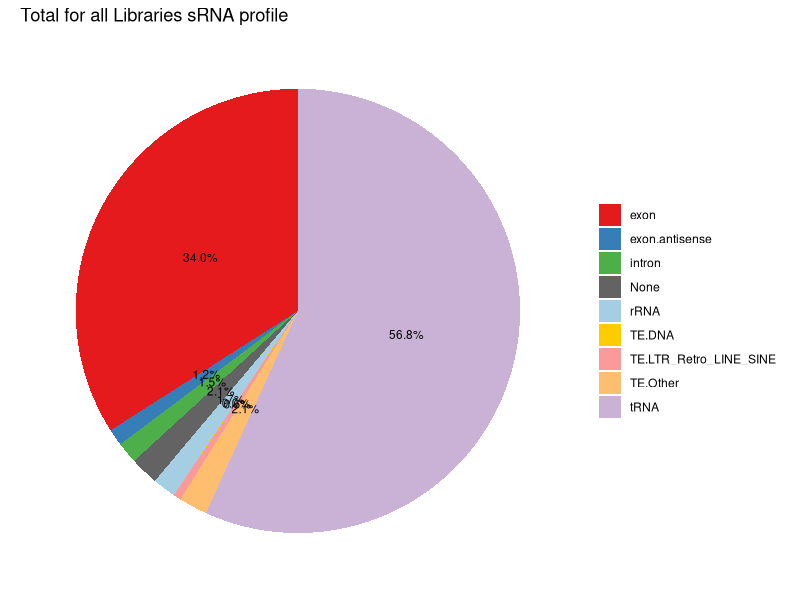
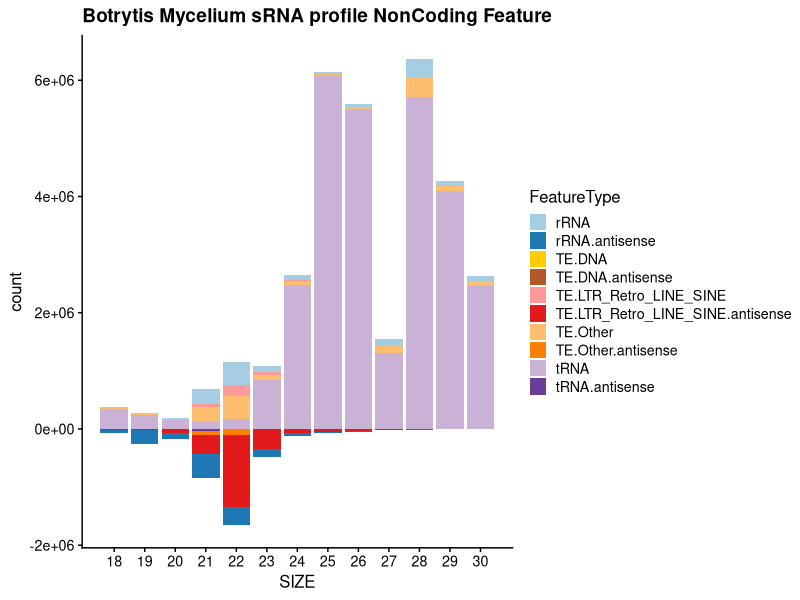
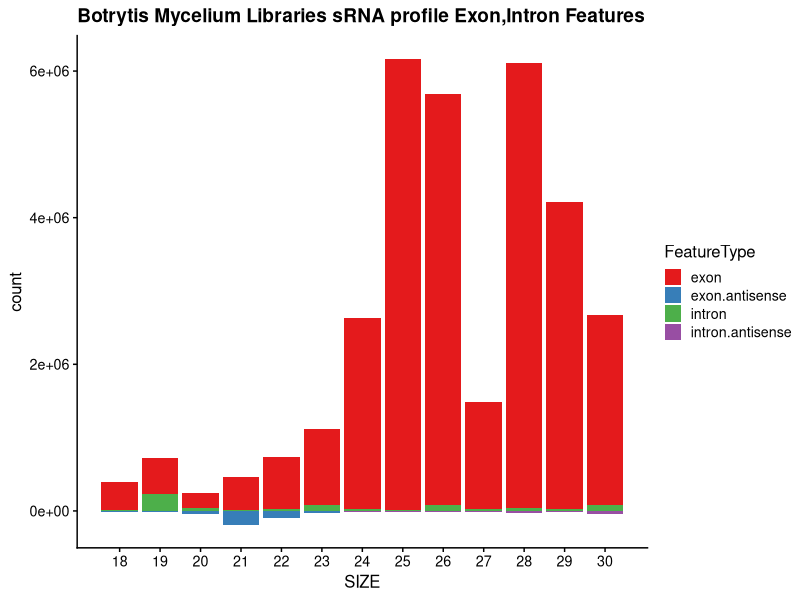
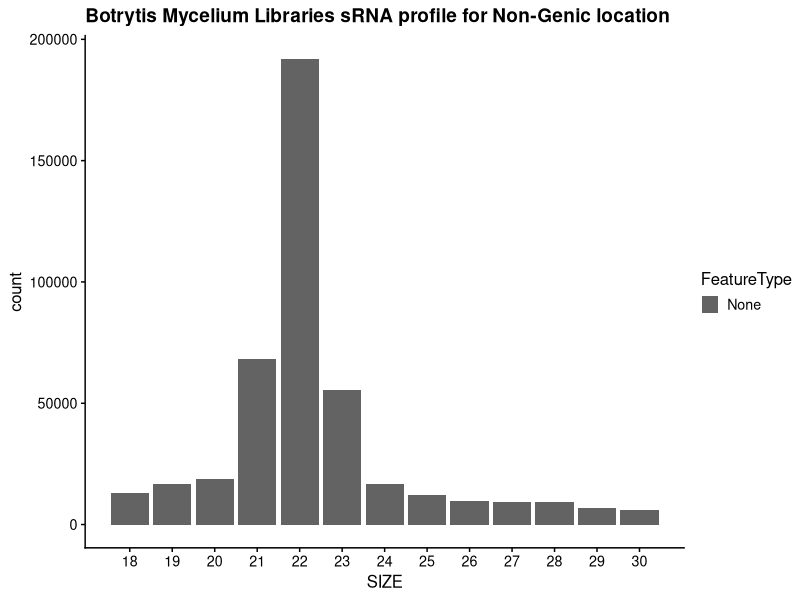
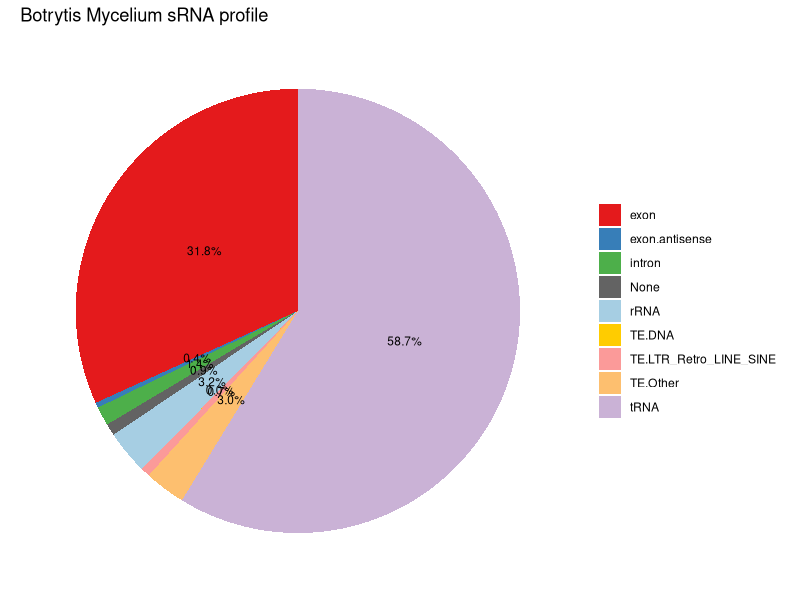
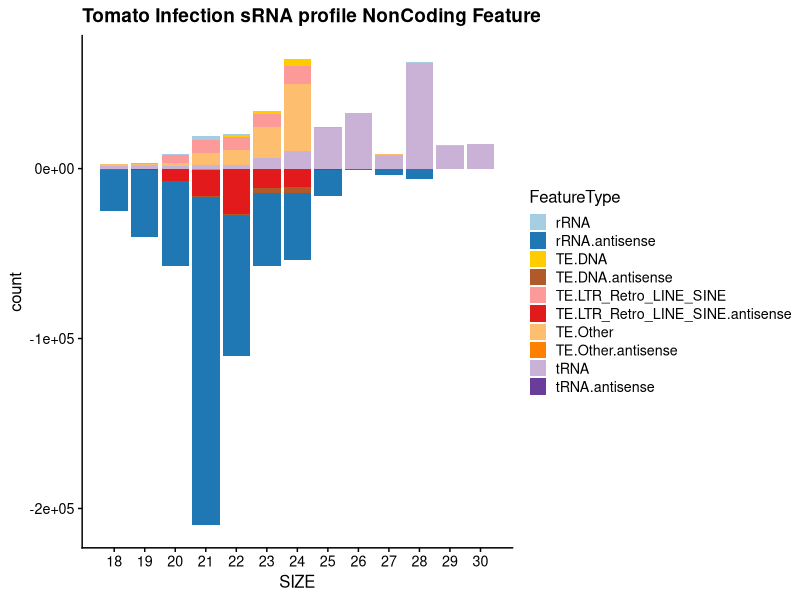
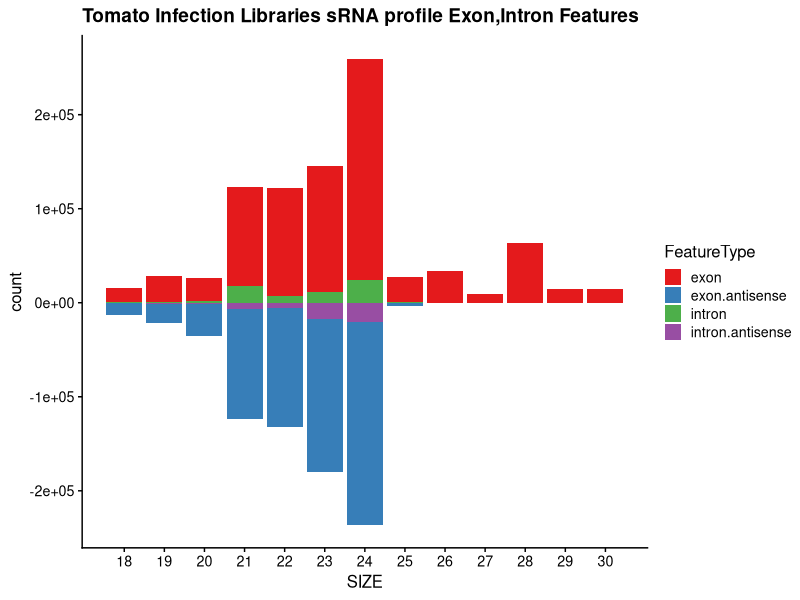
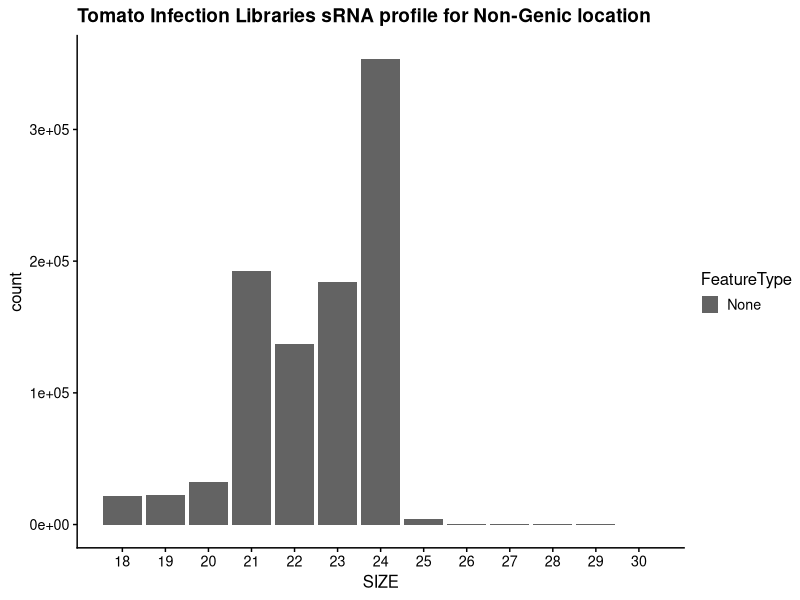

Generate these figures, in order, with R:
#!/usr/bin/env Rscript
library(ggplot2)
library(tidyverse)
library(dplyr)
library(RColorBrewer)
library(cowplot)

# some definitions
pairedcolors = brewer.pal(12, "Paired")
green1 = pairedcolors[3]
green2 = pairedcolors[4]
pairedcolors[3] = "#FFCC00"
pairedcolors[4] = "#B15928"
pairedcolors[11] = green1
pairedcolors[12] = green2
pairedcolors[13] = '#FFFF11'
pairedcolors[14] = '#AA0011'

exonColors = brewer.pal(4, "Set1")
IntergenicColors = rev(brewer.pal(3,"Greys"))

piecolors = pairedcolors
piecolors[1] = exonColors[1]
piecolors[2] = exonColors[2]
piecolors[3] = exonColors[3]
piecolors[4] = IntergenicColors[1]
piecolors[5] = pairedcolors[1]
piecolors[6] = pairedcolors[3]
piecolors[7] = pairedcolors[5]
piecolors[8] = pairedcolors[7]
piecolors[9] = pairedcolors[9]
piecolors[10] = pairedcolors[11]


negate <- function(x) ( -1.0 * x)
add_antisense <- function(x) ( paste0(x,".antisense"))
# setup default plot out
pdf("plots/Combo_all_plots.pdf")

# read in the "all data"
sRNA.Allsense = read_tsv("results/Botrytis_sense_size_profile.tsv") %>% filter(SIZE >= 18)
sRNA.Allantisense = read_tsv("results/Botrytis_antisense_size_profile.tsv") %>% filter(SIZE >= 18)

sRNA.sense <- sRNA.Allsense %>% select(-c('TOTAL')) %>% pivot_longer(!SIZE, names_to = "FeatureType", values_to = "count")
sRNA.noExon <- sRNA.sense %>% filter(FeatureType != 'exon' & FeatureType != "None" & FeatureType != "intron")


sRNA.antisense <- sRNA.Allantisense %>% select(-c('TOTAL')) %>% pivot_longer(!SIZE, names_to = "FeatureType", values_to = "count") %>%
    mutate_at(vars(-c("SIZE","FeatureType")),negate) %>% mutate_at(c("FeatureType"),add_antisense)
sRNA.antinoExon <- sRNA.antisense %>% filter(FeatureType != 'exon.antisense' & FeatureType != "None.antisense" & FeatureType != "intron.antisense")

sRNA.combined <- bind_rows(sRNA.antinoExon,sRNA.noExon) %>% arrange(desc(FeatureType))



pN<-ggplot(sRNA.combined,aes(SIZE,count,fill=FeatureType)) +
    geom_bar(stat='identity',position="stack") + scale_x_discrete(limit = unique(sRNA.combined$SIZE)) +
    theme_cowplot(12) + scale_fill_manual(values = pairedcolors) + ggtitle("Combined all Libraries sRNA profile NonCoding Features")
pN

sRNA.Exon <- bind_rows(sRNA.sense %>% filter(FeatureType == 'exon' | FeatureType == "intron"),
                       sRNA.antisense %>% filter(FeatureType == 'exon.antisense' | FeatureType == "intron.antisense"))

pE<-ggplot(sRNA.Exon,aes(SIZE,count,fill=FeatureType)) +
    geom_bar(stat='identity',position="stack") +
    scale_fill_manual(values = exonColors) +  theme_cowplot(12)  + scale_x_discrete(limit = unique(sRNA.combined$SIZE)) +
    ggtitle("Combined all Libraries sRNA profile Exon,Intron Features")
pE

sRNA.Other <- sRNA.sense %>% filter(FeatureType == 'None')
pO<-ggplot(sRNA.Other,aes(SIZE,count,fill=FeatureType)) +
    geom_bar(stat='identity',position="stack") +
    scale_fill_manual(values = IntergenicColors) +  theme_cowplot(12)  + scale_x_discrete(limit = unique(sRNA.combined$SIZE)) +
    ggtitle("Combined all Libraries sRNA profile for Non-Genic location")
pO


pg <- plot_grid(pN, pE, pO, labels = c('A', 'B', "C"), label_size = 12,ncol = 1,align = "v")
ggsave("plots/All_Libraries_size_profile.pdf",pg,height=18,width=12)

# pie chart time
# make antisense counts, collapse sRNA read length

sRNA.antisenseWoExon <- sRNA.Allsense %>% select(-c('TOTAL')) %>% pivot_longer(!SIZE, names_to = "FeatureType", values_to = "count") %>%
    filter(FeatureType != "exon") %>% group_by(FeatureType) %>% summarize(countAllSize = sum(count))

exonAntisense <- sRNA.antisense %>% filter(FeatureType == "exon.antisense") %>% group_by(FeatureType) %>%
    mutate_at(vars(c(count)),negate) %>% summarize(countAllSize = sum(count))
# combine all sense feature with antisense features, but leave exons.antisense out as separate category
sRNA.combinedAll <- bind_rows(sRNA.sense %>% group_by(FeatureType) %>% summarize(countAllSize = sum(count)),
                              exonAntisense,sRNA.antisenseWoExon) %>% group_by(FeatureType) %>% summarize(countAll = sum(countAllSize))

Total = sum(sRNA.combinedAll %>% select(countAll))

sRNA.combinedAll <- sRNA.combinedAll %>% mutate(Perc=100*(countAll/Total)) # add percentage in
pie <- ggplot(sRNA.combinedAll, aes(x="", y=countAll, fill=FeatureType)) +
    geom_bar(stat="identity", width=1) + geom_text(aes(label = paste0(sprintf("%.1f",Perc), "%")), position = position_stack(vjust=0.5), size=3) +
    coord_polar("y", start=0) +  scale_fill_manual(values = piecolors) + ggtitle("Total for all Libraries sRNA profile") +
    theme_classic() +  labs(x = NULL, y = NULL, fill = NULL) +   theme(axis.line = element_blank(),
                                                                       axis.text = element_blank(),
                                                                       axis.ticks = element_blank())

pie
ggsave("plots/All_Libraries_Piechart.pdf",pie)

######

# B
sRNA.Bsense = read_tsv("results/Botrytis_sense_ExprB_size_profile.tsv") %>% filter(SIZE >= 18)
sRNA.Bantisense = read_tsv("results/Botrytis_antisense_ExprB_size_profile.tsv") %>% filter(SIZE >= 18)

sRNA.sense <- sRNA.Bsense %>% select(-c('TOTAL')) %>% pivot_longer(!SIZE, names_to = "FeatureType", values_to = "count")
sRNA.noExon <- sRNA.sense %>% filter(FeatureType != 'exon' & FeatureType != "None" & FeatureType != "intron")

sRNA.antisense <- sRNA.Bantisense %>% select(-c('TOTAL')) %>% pivot_longer(!SIZE, names_to = "FeatureType", values_to = "count") %>%
    mutate_at(vars(-c("SIZE","FeatureType")),negate) %>% mutate_at(c("FeatureType"),add_antisense)
sRNA.antinoExon <- sRNA.antisense %>% filter(FeatureType != 'exon.antisense' & FeatureType != "None.antisense" & FeatureType != "intron.antisense")

sRNA.combined <- bind_rows(sRNA.antinoExon,sRNA.noExon) %>% arrange(desc(FeatureType))

pN<-ggplot(sRNA.combined,aes(SIZE,count,fill=FeatureType)) +
    geom_bar(stat='identity',position="stack") + scale_x_discrete(limit = unique(sRNA.combined$SIZE)) +
    theme_cowplot(12) + scale_fill_manual(values = pairedcolors) + ggtitle("Botrytis Mycelium sRNA profile NonCoding Feature")
pN

sRNA.Exon <- bind_rows(sRNA.sense %>% filter(FeatureType == 'exon' | FeatureType == "intron"),
                       sRNA.antisense %>% filter(FeatureType == 'exon.antisense' | FeatureType == "intron.antisense"))

pE<-ggplot(sRNA.Exon,aes(SIZE,count,fill=FeatureType)) +
    geom_bar(stat='identity',position="stack") +
    scale_fill_manual(values = exonColors) +  theme_cowplot(12)  + scale_x_discrete(limit = unique(sRNA.combined$SIZE)) +
    ggtitle("Botrytis Mycelium Libraries sRNA profile Exon,Intron Features")
pE

sRNA.Other <- sRNA.sense %>% filter(FeatureType == 'None')
pO<-ggplot(sRNA.Other,aes(SIZE,count,fill=FeatureType)) +
    geom_bar(stat='identity',position="stack") +
    scale_fill_manual(values = IntergenicColors)  +  theme_cowplot(12)  + scale_x_discrete(limit = unique(sRNA.combined$SIZE)) +
    ggtitle("Botrytis Mycelium Libraries sRNA profile for Non-Genic location")
pO

pg <- plot_grid(pN, pE, pO, labels = c('A', 'B', "C"), label_size = 12,ncol = 1,align = "v")
ggsave("plots/Mycelium_size_profile.pdf",pg,height=18,width=12)

# pie chart time
# make antisense counts, collapse sRNA read length

sRNA.antisenseWoExon <- sRNA.Bsense %>% select(-c('TOTAL')) %>% pivot_longer(!SIZE, names_to = "FeatureType", values_to = "count") %>%
    filter(FeatureType != "exon") %>% group_by(FeatureType) %>% summarize(countAllSize = sum(count))

exonAntisense <- sRNA.antisense %>% filter(FeatureType == "exon.antisense") %>% group_by(FeatureType) %>%
    mutate_at(vars(c(count)),negate) %>% summarize(countAllSize = sum(count))
# combine all sense feature with antisense features, but leave exons.antisense out as separate category
sRNA.combinedAll <- bind_rows(sRNA.sense %>% group_by(FeatureType) %>% summarize(countAllSize = sum(count)),
                              exonAntisense,sRNA.antisenseWoExon) %>% group_by(FeatureType) %>% summarize(countAll = sum(countAllSize))

Total = sum(sRNA.combinedAll %>% select(countAll))

sRNA.combinedAll <- sRNA.combinedAll %>% mutate(Perc=100*(countAll/Total)) # add percentage in
pie <- ggplot(sRNA.combinedAll, aes(x="", y=countAll, fill=FeatureType)) +
    geom_bar(stat="identity", width=1) + geom_text(aes(label = paste0(sprintf("%.1f",Perc), "%")), position = position_stack(vjust=0.5), size=3) +
    coord_polar("y", start=0) +  scale_fill_manual(values = piecolors) + ggtitle("Botrytis Mycelium sRNA profile") +
    theme_classic() +  labs(x = NULL, y = NULL, fill = NULL) +   theme(axis.line = element_blank(),
                                                                       axis.text = element_blank(),
                                                                       axis.ticks = element_blank())

pie
ggsave("plots/Mycelium_Piechart.pdf",pie,height=8,width=8)


## Infection
sRNA.Isense = read_tsv("results/Botrytis_sense_ExprI_size_profile.tsv") %>% filter(SIZE >= 18)
sRNA.Iantisense = read_tsv("results/Botrytis_antisense_ExprI_size_profile.tsv") %>% filter(SIZE >= 18)

sRNA.sense <- sRNA.Isense %>% select(-c('TOTAL')) %>% pivot_longer(!SIZE, names_to = "FeatureType", values_to = "count")
sRNA.noExon <- sRNA.sense %>% filter(FeatureType != 'exon' & FeatureType != "None" & FeatureType != "intron")

sRNA.antisense <- sRNA.Iantisense %>% select(-c('TOTAL')) %>% pivot_longer(!SIZE, names_to = "FeatureType", values_to = "count") %>%
    mutate_at(vars(-c("SIZE","FeatureType")),negate) %>% mutate_at(c("FeatureType"),add_antisense)
sRNA.antinoExon <- sRNA.antisense %>% filter(FeatureType != 'exon.antisense' & FeatureType != "None.antisense" & FeatureType != "intron.antisense")

sRNA.combined <- bind_rows(sRNA.antinoExon,sRNA.noExon) %>% arrange(desc(FeatureType))

pN<-ggplot(sRNA.combined,aes(SIZE,count,fill=FeatureType)) +
    geom_bar(stat='identity',position="stack") + scale_x_discrete(limit = unique(sRNA.combined$SIZE)) +
    theme_cowplot(12) + scale_fill_manual(values = pairedcolors) + ggtitle("Tomato Infection sRNA profile NonCoding Feature")
pN

sRNA.Exon <- bind_rows(sRNA.sense %>% filter(FeatureType == 'exon' | FeatureType == "intron"),
                       sRNA.antisense %>% filter(FeatureType == 'exon.antisense' | FeatureType == "intron.antisense"))

pE<-ggplot(sRNA.Exon,aes(SIZE,count,fill=FeatureType)) +
    geom_bar(stat='identity',position="stack") +
    scale_fill_manual(values = exonColors) +  theme_cowplot(12)  + scale_x_discrete(limit = unique(sRNA.combined$SIZE)) +
    ggtitle("Tomato Infection Libraries sRNA profile Exon,Intron Features")
pE

sRNA.Other <- sRNA.sense %>% filter(FeatureType == 'None')
pO<-ggplot(sRNA.Other,aes(SIZE,count,fill=FeatureType)) +
    geom_bar(stat='identity',position="stack") +
    scale_fill_manual(values = IntergenicColors) +  theme_cowplot(12)  + scale_x_discrete(limit = unique(sRNA.combined$SIZE)) +
    ggtitle("Tomato Infection Libraries sRNA profile for Non-Genic location")
pO

pg <- plot_grid(pN, pE, pO, labels = c('A', 'B', "C"), label_size = 12,ncol = 1,align = "v")
ggsave("plots/TomatoInfection_size_profile.pdf",pg,height=18,width=12)

# pie chart time
# make antisense counts, collapse sRNA read length

sRNA.antisenseWoExon <- sRNA.Isense %>% select(-c('TOTAL')) %>% pivot_longer(!SIZE, names_to = "FeatureType", values_to = "count") %>%
    filter(FeatureType != "exon") %>% group_by(FeatureType) %>% summarize(countAllSize = sum(count))

exonAntisense <- sRNA.antisense %>% filter(FeatureType == "exon.antisense") %>% group_by(FeatureType) %>%
    mutate_at(vars(c(count)),negate) %>% summarize(countAllSize = sum(count))
# combine all sense feature with antisense features, but leave exons.antisense out as separate category
sRNA.combinedAll <- bind_rows(sRNA.sense %>% group_by(FeatureType) %>% summarize(countAllSize = sum(count)),
                              exonAntisense,sRNA.antisenseWoExon) %>% group_by(FeatureType) %>% summarize(countAll = sum(countAllSize))

Total = sum(sRNA.combinedAll %>% select(countAll))

sRNA.combinedAll <- sRNA.combinedAll %>% mutate(Perc=100*(countAll/Total)) # add percentage in
pie <- ggplot(sRNA.combinedAll, aes(x="", y=countAll, fill=FeatureType)) +
    geom_bar(stat="identity", width=1) + geom_text(aes(label = paste0(sprintf("%.1f",Perc), "%")), position = position_stack(vjust=0.5), size=3) +
    coord_polar("y", start=0) +  scale_fill_manual(values = piecolors) + ggtitle("Botrytis Tomato Infection sRNA profile") +
    theme_classic() +  labs(x = NULL, y = NULL, fill = NULL) +   theme(axis.line = element_blank(),
                                                                       axis.text = element_blank(),
                                                                       axis.ticks = element_blank())

pie
ggsave("plots/TomatoInfection_Piechart.pdf",pie,width=8,height=8)


####
# Mock
sRNA.Msense = read_tsv("results/Botrytis_sense_ExprM_size_profile.tsv") %>% filter(SIZE >= 18)
sRNA.Mantisense = read_tsv("results/Botrytis_antisense_ExprM_size_profile.tsv") %>% filter(SIZE >= 18)

sRNA.sense <- sRNA.Msense %>% select(-c('TOTAL')) %>% pivot_longer(!SIZE, names_to = "FeatureType", values_to = "count")
sRNA.noExon <- sRNA.sense %>% filter(FeatureType != 'exon' & FeatureType != "None" & FeatureType != "intron")

sRNA.antisense <- sRNA.Mantisense %>% select(-c('TOTAL')) %>% pivot_longer(!SIZE, names_to = "FeatureType", values_to = "count") %>%
    mutate_at(vars(-c("SIZE","FeatureType")),negate) %>% mutate_at(c("FeatureType"),add_antisense)
sRNA.antinoExon <- sRNA.antisense %>% filter(FeatureType != 'exon.antisense' & FeatureType != "None.antisense" & FeatureType != "intron.antisense")

sRNA.combined <- bind_rows(sRNA.antinoExon,sRNA.noExon) %>% arrange(desc(FeatureType))

pN<-ggplot(sRNA.combined,aes(SIZE,count,fill=FeatureType)) +
    geom_bar(stat='identity',position="stack") + scale_x_discrete(limit = unique(sRNA.combined$SIZE)) +
    theme_cowplot(12) + scale_fill_manual(values = pairedcolors) + ggtitle("Tomato Mock Infection sRNA profile NonCoding Feature")
pN

pE<-ggplot(sRNA.Exon,aes(SIZE,count,fill=FeatureType)) +
    geom_bar(stat='identity',position="stack") +
    scale_fill_manual(values = exonColors) +  theme_cowplot(12)  + scale_x_discrete(limit = unique(sRNA.combined$SIZE)) +
    ggtitle("Tomato Mock Infection Libraries sRNA profile Exon,Intron Features")
pE

sRNA.Other <- sRNA.sense %>% filter(FeatureType == 'None')
pO<-ggplot(sRNA.Other,aes(SIZE,count,fill=FeatureType)) +
    geom_bar(stat='identity',position="stack") +
    scale_fill_manual(values = IntergenicColors) +  theme_cowplot(12)  + scale_x_discrete(limit = unique(sRNA.combined$SIZE)) +
    ggtitle("Tomato Mock Infection Libraries sRNA profile for Non-Genic location")
pO

pg <- plot_grid(pN, pE, pO, labels = c('A', 'B', "C"), label_size = 12,ncol = 1,align = "v")
ggsave("plots/MockInfection_size_profile.pdf",pg,height=18,width=12)

# pie chart time
# make antisense counts, collapse sRNA read length

sRNA.antisenseWoExon <- sRNA.Isense %>% select(-c('TOTAL')) %>% pivot_longer(!SIZE, names_to = "FeatureType", values_to = "count") %>%
    filter(FeatureType != "exon") %>% group_by(FeatureType) %>% summarize(countAllSize = sum(count))

exonAntisense <- sRNA.antisense %>% filter(FeatureType == "exon.antisense") %>% group_by(FeatureType) %>%
    mutate_at(vars(c(count)),negate) %>% summarize(countAllSize = sum(count))
# combine all sense feature with antisense features, but leave exons.antisense out as separate category
sRNA.combinedAll <- bind_rows(sRNA.sense %>% group_by(FeatureType) %>% summarize(countAllSize = sum(count)),
                              exonAntisense,sRNA.antisenseWoExon) %>% group_by(FeatureType) %>% summarize(countAll = sum(countAllSize))

Total = sum(sRNA.combinedAll %>% select(countAll))

sRNA.combinedAll <- sRNA.combinedAll %>% mutate(Perc=100*(countAll/Total)) # add percentage in
pie <- ggplot(sRNA.combinedAll, aes(x="", y=countAll, fill=FeatureType)) +
    geom_bar(stat="identity", width=1) + geom_text(aes(label = paste0(sprintf("%.1f",Perc), "%")), position = position_stack(vjust=0.5), size=3) +
    coord_polar("y", start=0) +  scale_fill_manual(values = piecolors) + ggtitle("Mock Tomato Infection sRNA profile") +
    theme_classic() +  labs(x = NULL, y = NULL, fill = NULL) +   theme(axis.line = element_blank(),
                                                                       axis.text = element_blank(),
                                                                       axis.ticks = element_blank())

pie
ggsave("plots/MockInfection_Piechart.pdf",pie,width=8,height=8)
